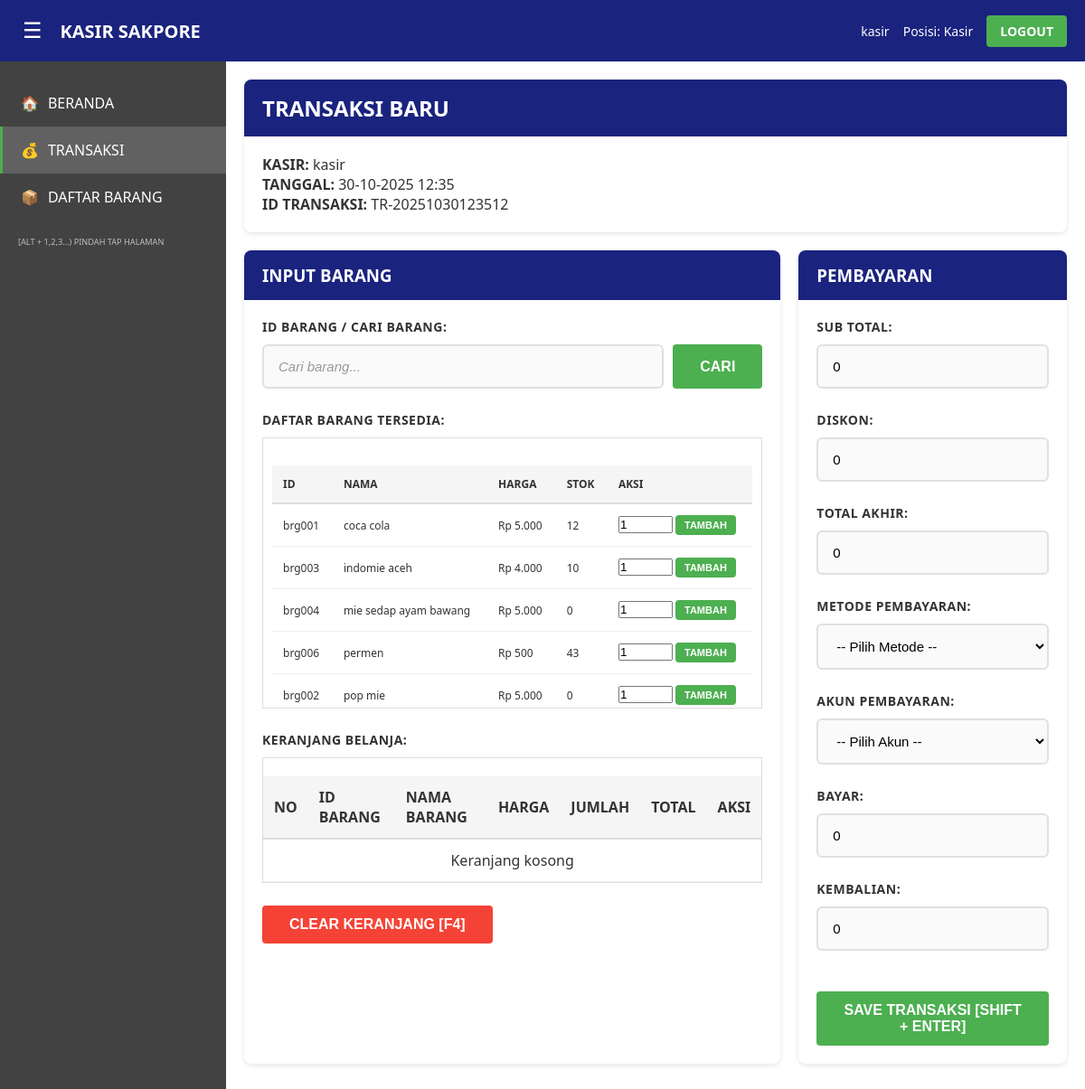
/kasir/transaksi.php (signed in), run on the app's committed database.
### tables this page shows
CREATE TABLE IF NOT EXISTS daftar_barang (
    barangID INT AUTO_INCREMENT PRIMARY KEY,
    id_barang VARCHAR(50) UNIQUE NOT NULL,
    nama_barang VARCHAR(255) NOT NULL,
    kategori VARCHAR(50) NOT NULL,
    satuan VARCHAR(20) NOT NULL,
    harga_pokok DECIMAL(15,2) NOT NULL DEFAULT 0,
    ppn DECIMAL(15,2) NOT NULL DEFAULT 0,
    harga_jual DECIMAL(15,2) NOT NULL DEFAULT 0,
    stok INT NOT NULL DEFAULT 0,
    FOREIGN KEY (kategori) REFERENCES kategori_barang(id_kategori) ON DELETE RESTRICT
);

### includes/functions.php (called while the page is built, shortened)
<?php
require_once __DIR__ . '/../config/database.php';
function formatRupiah($angka) {
    return 'Rp ' . number_format($angka, 0, ',', '.');
}
function generateIdTransaksi() {
    return 'TR-' . date('YmdHis');
}

### config/database.php (called while the page is built, shortened)
<?php
function getConnection() {
    $conn = mysqli_connect(DB_HOST, DB_USER, DB_PASS, DB_NAME);
    mysqli_set_charset($conn, "utf8");
    return $conn;
}
function queryArray($sql) {
    $conn = getConnection();
    $result = mysqli_query($conn, $sql);
    $data = [];
    while ($row = mysqli_fetch_assoc($result)) {
        $data[] = $row;
    }
    return $data;
}

### kasir/transaksi.php (the view, shortened to what this page needs)
<?php
require_once __DIR__ . '/../config/database.php';
require_once __DIR__ . '/../includes/functions.php';
$conn = getConnection();
$search_barang = $_GET['search_barang'] ?? '';
if (!empty($search_barang)) {
    $search_barang = mysqli_real_escape_string($conn, $search_barang);
    $barang_list = queryArray("SELECT * FROM daftar_barang WHERE nama_barang LIKE '%$search_barang%' OR id_barang LIKE '%$search_barang%' ORDER BY nama_barang LIMIT 20");
} else {
    $barang_list = queryArray("SELECT * FROM daftar_barang ORDER BY nama_barang LIMIT 20");
}
include __DIR__ . '/../includes/header.php';
?>
<div class="card">
    <div class="card-header">
        <h2>TRANSAKSI BARU</h2>
    </div>
    <p><strong>KASIR:</strong> <?php echo $_SESSION['username']; ?></p>
    <p><strong>TANGGAL:</strong> <?php echo date('d-m-Y H:i'); ?></p>
    <p><strong>ID TRANSAKSI:</strong> <span id="id_transaksi"><?php echo generateIdTransaksi(); ?></span></p>
</div>
<div style="display: grid; grid-template-columns: 2fr 1fr; gap: 20px;">
    <div class="card">
        <div class="card-header">
            <h3>INPUT BARANG</h3>
        </div>
        <div class="form-group">
            <label>ID BARANG / CARI BARANG:</label>
            <div style="display: flex; gap: 10px;">
                <input type="text" id="search_barang" class="form-control" placeholder="Cari barang..."
                       onkeyup="searchBarang()" onkeypress="if(event.key==='Enter') event.preventDefault();">
                <button class="btn btn-success" onclick="searchBarang()">CARI</button>
            </div>
        </div>
        <div class="form-group">
            <label>DAFTAR BARANG TERSEDIA:</label>
            <div style="max-height: 300px; overflow-y: auto; border: 1px solid #ddd; padding: 10px;">
                <table style="width: 100%; font-size: 12px;">
                    <thead>
                        <tr>
                            <th>ID</th>
                            <th>NAMA</th>
                            <th>HARGA</th>
                            <th>STOK</th>
                            <th>AKSI</th>
                        </tr>
                    </thead>
                    <tbody id="barang_list">
                        <?php foreach ($barang_list as $brg): ?>
                            <tr>
                                <td><?php echo $brg['id_barang']; ?></td>
                                <td><?php echo htmlspecialchars($brg['nama_barang']); ?></td>
                                <td><?php echo formatRupiah($brg['harga_jual']); ?></td>
                                <td><?php echo $brg['stok']; ?></td>
                                <td>
                                    <input type="number" id="qty_<?php echo $brg['id_barang']; ?>" value="1" min="1" max="<?php echo $brg['stok']; ?>" style="width: 60px;">
                                    <button class="btn btn-success" style="padding: 5px 10px; font-size: 11px;"
                                            onclick="addToCart('<?php echo $brg['id_barang']; ?>', '<?php echo htmlspecialchars($brg['nama_barang']); ?>', <?php echo $brg['harga_jual']; ?>, <?php echo $brg['stok']; ?>)">
                                        TAMBAH
                                    </button>
                                </td>
                            </tr>
                        <?php endforeach; ?>
                    </tbody>
                </table>
            </div>
        </div>
        <div class="form-group">
            <label>KERANJANG BELANJA:</label>
            <div style="max-height: 200px; overflow-y: auto; border: 1px solid #ddd;">
                <table style="width: 100%;" id="cart_table">
                    <thead>
                        <tr>
                            <th>NO</th>
                            <th>ID BARANG</th>
                            <th>NAMA BARANG</th>
                            <th>HARGA</th>
                            <th>JUMLAH</th>
                            <th>TOTAL</th>
                            <th>AKSI</th>
                        </tr>
                    </thead>
                    <tbody id="cart_body">
                    </tbody>
                </table>
            </div>
        </div>
        <div class="btn-group">
            <button class="btn btn-danger" onclick="clearCart()">CLEAR KERANJANG [F4]</button>
        </div>
    </div>
    <div class="card">
        <div class="card-header">
            <h3>PEMBAYARAN</h3>
        </div>
        <div class="form-group">
            <label>SUB TOTAL:</label>
            <input type="text" id="subtotal" class="form-control" readonly value="0">
        </div>
        <div class="form-group">
            <label>DISKON:</label>
            <input type="text" id="diskon" class="form-control" value="0" onkeyup="calculatePayment()" data-currency>
        </div>
        <div class="form-group">
            <label>TOTAL AKHIR:</label>
            <input type="text" id="total_akhir" class="form-control" readonly value="0">
        </div>
        <div class="form-group">
            <label>METODE PEMBAYARAN:</label>
            <select id="metode_pembayaran" class="form-control" onchange="loadAkunPembayaran()">
                <option value="">-- Pilih Metode --</option>
            </select>
        </div>
        <div class="form-group">
            <label>AKUN PEMBAYARAN:</label>
            <select id="akun_pembayaran" class="form-control">
                <option value="">-- Pilih Akun --</option>
            </select>
        </div>
        <div class="form-group">
            <label>BAYAR:</label>
            <input type="text" id="bayar" class="form-control" value="0" onkeyup="calculatePayment()" data-currency>
        </div>
        <div class="form-group">
            <label>KEMBALIAN:</label>
            <input type="text" id="kembalian" class="form-control" readonly value="0">
        </div>
        <button class="btn btn-success" style="width: 100%; margin-top: 20px;" onclick="saveTransaction()">
            SAVE TRANSAKSI [SHIFT + ENTER]
        </button>
    </div>
</div>
<?php include __DIR__ . '/../includes/footer.php'; ?>

### assets/css/style.css (style rules this page uses)
* { margin: 0; padding: 0; box-sizing: border-box; }
body { font-family: 'Segoe UI', Tahoma, Geneva, Verdana, sans-serif; background-color: #90EE90; color: #333; }
.form-group { margin-bottom: 25px; }
.form-group label { display: block; margin-bottom: 10px; font-weight: 600; color: #333; font-size: 14px; text-transform: uppercase; letter-spacing: 0.5px; }
.form-control { width: 100%; padding: 14px 16px; border: 2px solid #e0e0e0; border-radius: 6px; font-size: 15px; transition: all 0.3s ease; background-color: #fafafa; }
.form-control::placeholder { color: #999; font-style: italic; }
.btn { padding: 12px 30px; border: none; border-radius: 4px; font-size: 16px; font-weight: bold; cursor: pointer; transition: all 0.3s; }
.btn-success { background-color: #4caf50; color: white; }
.btn-danger { background-color: #f44336; color: white; }
.card { background-color: white; border-radius: 8px; padding: 20px; margin-bottom: 20px; box-shadow: 0 2px 5px rgba(0,0,0,0.1); }
.card-header { background-color: #1a237e; color: white; padding: 15px 20px; border-radius: 8px 8px 0 0; margin: -20px -20px 20px -20px; font-weight: bold; }
table { width: 100%; border-collapse: collapse; margin-top: 20px; }
table th { background-color: #f5f5f5; padding: 12px; text-align: left; font-weight: bold; border-bottom: 2px solid #ddd; }
table td { padding: 12px; border-bottom: 1px solid #eee; }
.btn-group { display: flex; gap: 10px; margin-top: 20px; }

### data on the page
daftar_barang: id_barang "brg001", nama_barang "coca cola", harga_jual "Rp 5.000", stok "12"
daftar_barang: id_barang "brg003", nama_barang "indomie aceh", harga_jual "Rp 4.000", stok "10"
daftar_barang: id_barang "brg004", nama_barang "mie sedap ayam bawang", harga_jual "Rp 5.000", stok "0"
daftar_barang: id_barang "brg006", nama_barang "permen", harga_jual "Rp 500", stok "43"
daftar_barang: id_barang "brg002", nama_barang "pop mie", harga_jual "Rp 5.000", stok "0"

### other printed values
$_SESSION['username'] "kasir"
$_SESSION['jabatan'] "Kasir"
generateIdTransaksi() "TR-20251030123512"
